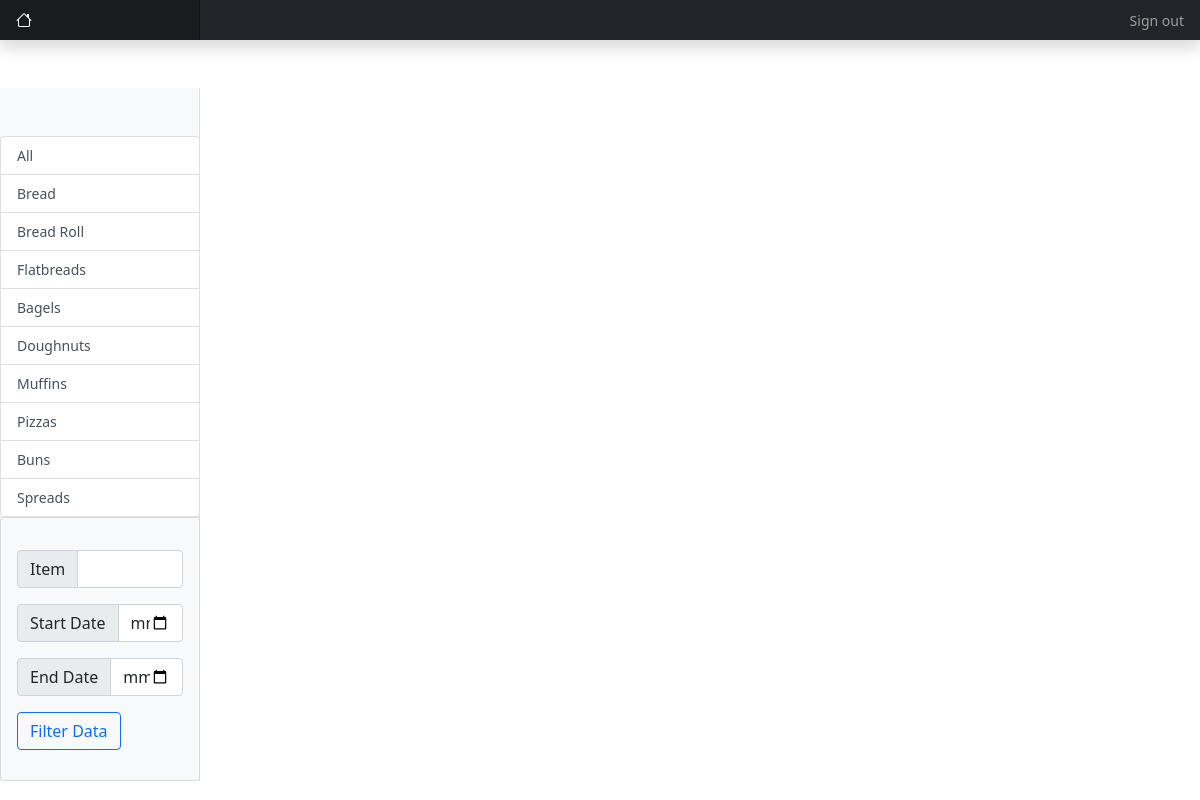
/admin/SalesDashboard.php, run on the app's committed database.
### tables this page shows
CREATE TABLE `category` (
  `cat_id` int(11) NOT NULL,
  `cat_desc` varchar(128) NOT NULL,
  `cat_icon` varchar(64) NOT NULL,
  `cat_status` varchar(1) NOT NULL COMMENT 'A is for Active\r\nD is for Discontinued'
);

### includes/func.inc.php (called while the page is built, shortened)
<?php
function getCategories($conn){
    $sql = "SELECT * FROM `category`";
    $stmt=mysqli_stmt_init($conn);
    if (!mysqli_stmt_prepare($stmt, $sql)){
        return false;
        exit;
    }
        mysqli_stmt_execute($stmt);
        $resultData = mysqli_stmt_get_result($stmt);
        $resArr = array();
      if(!empty($resultData)){
        while($row = mysqli_fetch_assoc($resultData)){
            array_push($resArr, $row);
        }
        return $resArr;
      }
        else{
            return false;
      }
}

### admin/SalesDashboard.php (the view, shortened to what this page needs)
<?php
include_once "../includes/db_conn.php";
include_once "../includes/func.inc.php";
?>
<html>
<head>
    <link rel="stylesheet" href="../css/bootstrap.min.css">
    <link rel="stylesheet" href="../css/dashboard.css">
    <link rel="stylesheet" href="../font/bootstrap-icons.css">
</head>
<body>
    <header class="navbar navbar-dark sticky-top bg-dark flex-md-nowrap p-0 shadow">
        <a class="navbar-brand col-md-3 col-lg-2 me-0 px-3" href="index.php"> <i class="bi bi-house"></i> </a>
        <ul class="navbar-nav px-3">
            <li class="nav-item text-nowrap">
                <a class="nav-link" href="#">Sign out</a>
            </li>
        </ul>
    </header>
    <div class="container-fluid">
        <div class="row mt-5">
            <div class="col-md-3 col-lg-2 d-md-block bg-light sidebar collapse">
                <div class="list-group">
                    <a href="?cat=all&cat_n=All Category" class="list-group-item list-group-item-action">All</a>
                    <?php $category_list = getCategories($conn);
                                        if(!empty($category_list)){
                                            foreach($category_list as $catKey => $cat){ ?>
                    <a href="?cat=<?php echo $cat['cat_id'];?>&cat_n=<?php echo $cat['cat_desc'];?>" class="list-group-item list-group-item-action">
                        <?php echo $cat['cat_desc'];?>
                    </a>
                    <?php
                                           }
                                        }
                                        else{ ?>
                    <li class="list-group-item">
                        No Categories
                    </li>
                    <?php }
                    ?>
                </div>
                <?php
                if(isset($_GET['f'])){
                    $it = cleanstr($_GET['f_item']);
                    $sd = cleanstr($_GET['f_date1']);
                    $ed = cleanstr($_GET['f_date2']);
                }else{
                    $it = NULL;
                    $sd = NULL;
                    $ed = NULL;
                }
                ?>
                <div class="card bg-light">
                    <div class="card-body">
                        <form action="" method="get">
                            <div class="input-group mt-3">
                                <span class="input-group-text">Item</span>
                                <input value="<?php echo $it; ?>" type="text" id="f_item" class="form-control" name="f_item">
                            </div>
                            <div class="input-group mt-3">
                                <span class="input-group-text">Start Date</span>
                                <input value="<?php echo $sd; ?>" required type="date" id="f_date1" class="form-control" name="f_date1">
                            </div>
                            <div class="input-group mt-3">
                                <span class="input-group-text">End Date</span>
                                <input value="<?php echo $ed; ?>" required type="date" id="f_date2" class="form-control" name="f_date2">
                            </div>
                            <div class="mt-3">
                                <button name="f" value="filter" class="btn btn-outline-primary">Filter Data</button>
                            </div>
                        </form>
                    </div>
                </div>
            </div>
            <div class="col-md-9 ms-sm-auto col-lg-10 px-md-4">
            </div>
        </div>
    </div>
</body>
</html>

### css/dashboard.css (style rules this page uses)
body { font-size: .875rem; }
.sidebar { position: relative; top: 0; bottom: 0; left: 0; z-index: 100; padding: 48px 0 0; box-shadow: inset -1px 0 0 rgba(0, 0, 0, .1); }
.navbar-brand { padding-top: .75rem; padding-bottom: .75rem; font-size: 1rem; background-color: rgba(0, 0, 0, .25); box-shadow: inset -1px 0 0 rgba(0, 0, 0, .25); }

### data on the page
category: cat_desc "Bread"
category: cat_desc "Bread Roll"
category: cat_desc "Flatbreads"
category: cat_desc "Bagels"
category: cat_desc "Doughnuts"
category: cat_desc "Muffins"
category: cat_desc "Pizzas"
category: cat_desc "Buns"
category: cat_desc "Spreads"
